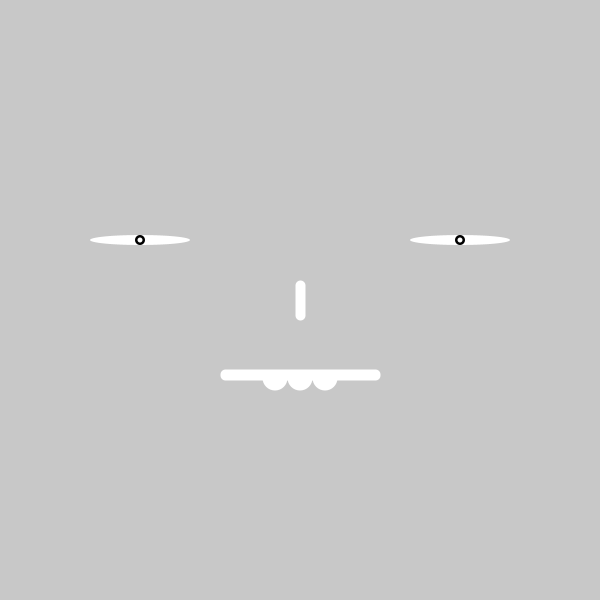
Frame 1 (no input)
Frame 60 (the mouse pressed at the canvas centre just before this capture): identical to frame 1, image omitted
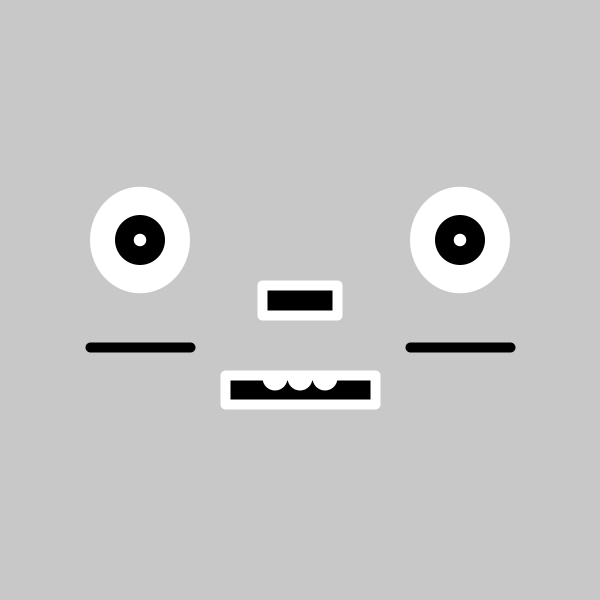
Frame 120 (the mouse held since frame 60 and released just before this capture)

The Processing sketch that drew these frames (run headless with seeded random() and noise(); from frame 60 on, the mouse is pressed at the canvas centre):

// Processing sketch: processing_63698
// ── processing_63698.pde

//variables
float x;
float y;
//int mouthHeight = 16;
//int noseWidth = 22;
//int irisLHeight = 100;
//int irisRHeight = 100;
//int cheekline_ypos = 330;
//int rimL = 58;
//int eye = 25;

void setup() {
  
size(600,600);
smooth();
background(200);
}

void draw() {
  x = width/2;
  y = height/2;
  float noseWidth = map(mouseX, 0, width, 0, 150);
  float irisLHeight = map(mouseX, 0, width, 10, 203);
  float cheekline_ypos = map(mouseX, 0, width, 650, 45);
  float irisRHeight = map(mouseX, 0, width, 10, 203);
  float rim = map(mouseX, 0, width, 10,90);
  float eye = map (mouseX, 0, width, 5, 20);
  float mouthHeight = map(mouseX, 0, width, -1,60);
  background(200);
  
  
//mouth
fill (0);
strokeJoin(ROUND);
strokeWeight(10);
stroke(255);
rectMode(CORNER);
rect (225, 375, 150, mouthHeight);

//nose
fill (0);
strokeJoin(ROUND);
strokeWeight(10);
stroke(255);
rectMode(CENTER);
rect (width/2, height/2, noseWidth, width/20);

//irisL
fill (255);
noStroke ();
ellipse (140, height/2.5, width/6, irisLHeight);
 
//irisR
fill (255);
noStroke ();
ellipse (460, height/2.5, width/6, irisRHeight);

//rimL
fill (0);
noStroke ();
ellipse (140, height/2.5, rim, rim);
 
//rimR
fill (0);
noStroke ();
ellipse (460, height/2.5, rim, rim);
 
//eyeballL
fill (255);
noStroke ();
ellipseMode (CENTER);
ellipse (140, height/2.5, eye, eye);
 
//eyeballR
fill (255);
noStroke ();
ellipseMode (CENTER);
ellipse (460, height/2.5, eye, eye);
 
//toothL
fill (255);
noStroke ();
ellipseMode (CENTER);
arc (275, 378, width/24, height/24, 0, PI);
 
 
//toothM
fill (255);
noStroke ();
ellipseMode (CENTER);
arc (300, 378, width/24, height/24, 0, PI);


//toothR
fill (255);
noStroke ();
ellipseMode (CENTER);
arc (325, 378, width/24, height/24, 0, PI);

//cheeklineR
stroke(0);
strokeWeight(10);
line(410, cheekline_ypos, 510, cheekline_ypos);

//cheeklineL
stroke(0);
strokeWeight(10);
line(90, cheekline_ypos, 190, cheekline_ypos);
}
